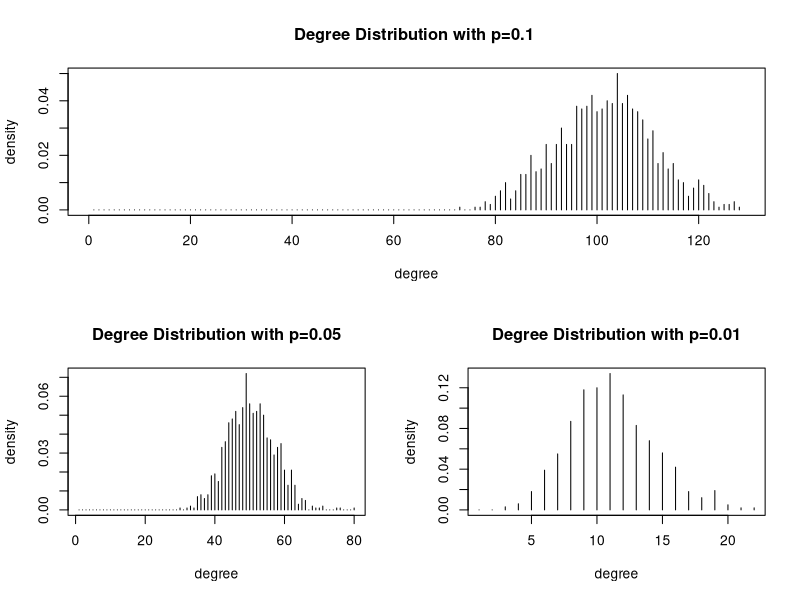

Generate this figure with R:
library ("igraph")
#(a)
p1 = 0.1
p2 = 0.05
p3 = 0.01
nodesNum = 1000
g1 = random.graph.game(nodesNum,p1,directed=FALSE)
g2 = random.graph.game(nodesNum,p2,directed=FALSE)
g3 = random.graph.game(nodesNum,p3,directed=FALSE)

dg1 = degree.distribution(g1)
dg2 = degree.distribution(g2)
dg3 = degree.distribution(g3)

#par(mfrow=c(1,2))
layout(matrix(c(1,1,2,3), 2, 2, byrow = TRUE))
plot(dg1,type="h", main = "Degree Distribution with p=0.1 ",xlab="degree",ylab="density")
plot(dg2,type="h", main = "Degree Distribution with p=0.05",xlab="degree",ylab="density")
plot(dg3,type="h", main = "Degree Distribution with p=0.01",xlab="degree",ylab="density")

#(b)
C1=C2=C3=D1=D2=D3=numeric(0)
for(i in 1:100){
  print(i)
  g1 = random.graph.game(nodesNum,p1,directed=FALSE)
  g2 = random.graph.game(nodesNum,p2,directed=FALSE)
  g3 = random.graph.game(nodesNum,p3,directed=FALSE)
  
  c1 = is.connected(g1)
  c2 = is.connected(g2)
  c3 = is.connected(g3)
  
  d1 = diameter(g1)
  d2 = diameter(g2)
  d3 = diameter(g3)
  
  C1 = c(C1,c1)
  C2 = c(C2,c2)
  C3 = c(C3,c3)
  D1 = c(D1,d1)
  D2 = c(D2,d2)
  D3 = c(D3,d3)
}
C1_avg=mean(C1)
C2_avg=mean(C2)
C3_avg=mean(C3)
D1_avg=mean(D1)
D2_avg=mean(D2)
D3_avg=mean(D3)

#(c)
MID=numeric(0)
for(j in 1:100)
{
  print(j)
  left = 0
  right = 1
  flag = F
  step = 0.0001
  mid = (left+right)/2
  while(!isTRUE(flag)){
    mid = (left+right)/2
    gm = random.graph.game(nodesNum,mid,directed=FALSE)
    gl = random.graph.game(nodesNum,(mid-step),directed=FALSE)
    gr = random.graph.game(nodesNum,(mid+step),directed=FALSE)
    if(!isTRUE(is.connected(gl)) && isTRUE(is.connected(gr))){
      flag=T
    }
    else if(isTRUE(is.connected(gm))){
      right = mid
    }
    else {
      left = mid
    }
  }
  MID = c(MID,mid)
}
MID_avg = mean(MID)